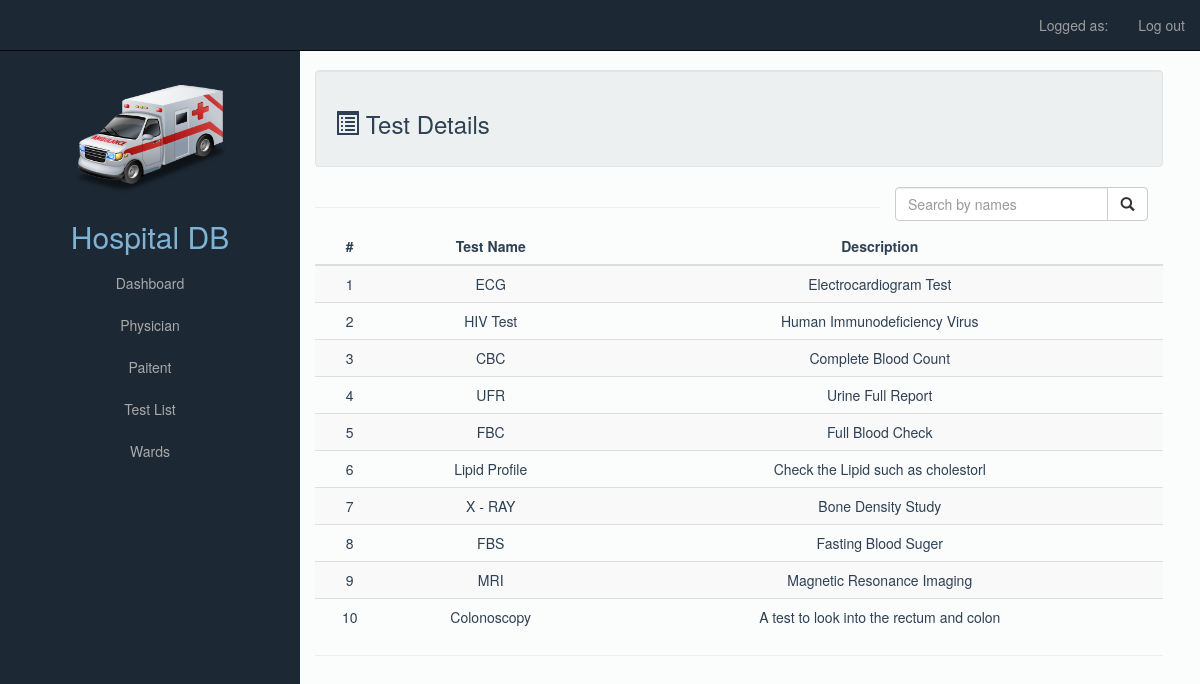
Screenshot of /testdeets.php with the database file from the repository.
### tables this page shows
CREATE TABLE `test` (
  `testID` int(4) NOT NULL,
  `testName` varchar(255) NOT NULL,
  `description` varchar(1000) DEFAULT NULL
);

### testdeets.php (the view)
<?php
include 'header2.php';
include 'dbh.php';
?>
<div class="container-fluid">
  <div class="content ">
    <div class="col-sm-9">
      <div class="well">
        <h3><span class="glyphicon glyphicon-list-alt" aria-hidden="true"></span> Test Details</h3>
      </div>
        <div class="table-responsive">
          <?php
          if (isset($_POST['srchname'])){
            $searchq = $_POST['srchname'];
            $search = preg_replace("#[^a-z]#i","",$searchq);
            $sql = "SELECT * FROM test WHERE testname LIKE '%$searchq%';";
            $result = $conn->query($sql);
            if ($result->num_rows > 0) {
              echo "<table class='table table-striped'>
              <thead>
              <tr>
              <th class='text-center'>#</th>
              <th class='text-center'>Test Name</th>
              <th class='text-center'>Description</th>
              </thead>
              </tr>
              <tbody>";
              $x = 0;
              while($row = $result->fetch_assoc()) {
                $x += 1;
                echo "<tr>
                <td class='text-center'>".$x."</td>
                <td class='text-center'>".$row["testName"]."</td>
                <td class='text-center'>".$row["description"]."</td>
                </tr>";
              }
              echo "<div class='col-lg-4 pull-right'>
                      <form method='POST'>
                        <div class='input-group'>
                          <input type='text' name='srchname' class='form-control' placeholder='Search by names'>
                          <span class='input-group-btn'>
                            <button class='btn btn-default' type='submit'><span class='glyphicon glyphicon-search' aria-hidden='true'></button>
                          </span>
                        </div>
                      </form>
                    </div>";
              echo "<hr />";
              echo "</tbody>";
              echo "</table>";
            }
            else{
              echo "0 results found";
            }
            echo "<hr>";
          }
          else{
            $sql = "SELECT * FROM test;";
            $result = $conn->query($sql);
            if ($result->num_rows > 0) {
              echo "<table class='table table-striped'>
              <thead>
              <tr>
              <th class='text-center'>#</th>
              <th class='text-center'>Test Name</th>
              <th class='text-center'>Description</th>
              </thead>
              </tr>
              <tbody>";
              $x = 0;
              while($row = $result->fetch_assoc()) {
                $x += 1;
                echo "<tr>
                <td class='text-center'>".$x."</td>
                <td class='text-center'>".$row["testName"]."</td>
                <td class='text-center'>".$row["description"]."</td>
                </tr>";
              }
              echo "<div class='col-lg-4 pull-right'>
                      <form method='POST'>
                        <div class='input-group'>
                          <input type='text' name='srchname' class='form-control' placeholder='Search by names'>
                          <span class='input-group-btn'>
                            <button class='btn btn-default' type='submit'><span class='glyphicon glyphicon-search' aria-hidden='true'></button>
                          </span>
                        </div>
                      </form>
                    </div>";
              echo "<hr />";
              echo "</tbody>";
              echo "</table>";
            }else{
              echo "0 results";
            }
            echo "<hr>";
            }
            ?>
        </div>
    </div>
  </div>
</div>
<br />
</body>
</html>

### header2.php (shortened to what this page needs)
<!DOCTYPE html>
<html>
<head>
  <link rel="stylesheet" href="bootstrap/css/bootstrap.css">
  <link rel="stylesheet" href="bodystyle.css" />
</head>
<body>
  <nav class="navbar navbar-inverse navbar-fixed-top navbar-custom">
        <div class="container-fluid">
          <div id="navbar" class="navbar-collapse collapse">
            <ul class="nav navbar-nav navbar-right">
              <li><a href="#">Logged as: <?php echo $_SESSION['loginType'] ?></a></li>
              <li><a href="include/logout.inc.php">Log out</a></li>
            </ul>
          </div>
        </div>
      </nav>
      <div class="container-fluid">
        <div class="content row ">
          <div class="col-sm-3 sidenav hidden-xs ">
            <img src="img/ambulance.png" height="150px" width="150px" />
            <h2>Hospital DB</h2>
            <ul class="nav nav-pills nav-stacked ">
              <li class="#active"><a href="<?php echo $_SESSION['loginType']?>.php">Dashboard</a></li>
              <li><a href="physiciandeets.php">Physician</a></li>
              <li><a href="paitentdeets.php">Paitent</a></li>
              <li><a href="testdeets.php">Test List</a></li>
              <li><a href="warddeets.php">Wards</a></li>
            </ul><br>
          </div>
          <br>

### bodystyle.css (style rules this page uses)
body { padding-top: 50px; margin: 0px; height: 100%; padding-bottom: 0px; background-color: #FBFCFC; }
.content { height: 450px; width: auto; }
.sidenav { background-color: #1C2833; height: 100%; min-height: 1000px; color: #7FB3D5; padding-bottom: 0; margin-bottom: 0; text-align: center; }
.navbar-custom { background-color:#1C2833; color:#000; border-radius:0; }

### rows the page displays
test: testName "ECG", description "Electrocardiogram Test"
test: testName "HIV Test", description "Human Immunodeficiency Virus"
test: testName "CBC", description "Complete Blood Count"
test: testName "UFR", description "Urine Full Report"
test: testName "FBC", description "Full Blood Check"
test: testName "Lipid Profile", description "Check the Lipid such as cholestorl"
test: testName "X - RAY", description "Bone Density Study"
test: testName "FBS", description "Fasting Blood Suger"
test: testName "MRI", description "Magnetic Resonance Imaging"
test: testName "Colonoscopy", description "A test to look into the rectum and colon"
